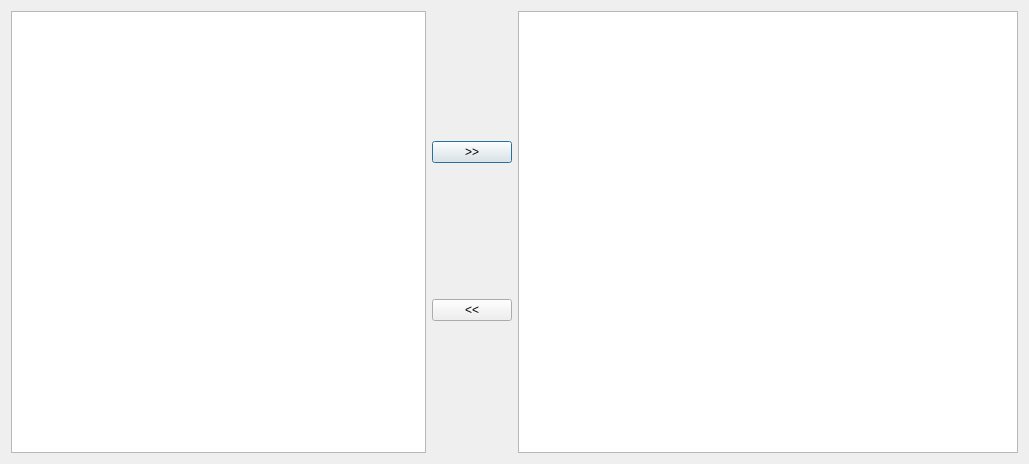
<?xml version="1.0" encoding="UTF-8"?>
<ui version="4.0">
 <class>monitorManage</class>
 <widget class="QDialog" name="monitorManage">
  <property name="geometry">
   <rect>
    <x>0</x>
    <y>0</y>
    <width>1029</width>
    <height>464</height>
   </rect>
  </property>
  <property name="windowTitle">
   <string>监控管理</string>
  </property>
  <layout class="QGridLayout" name="gridLayout">
   <item row="0" column="0">
    <layout class="QHBoxLayout" name="horizontalLayout">
     <item>
      <widget class="QTableView" name="tableViewAllMonitor"/>
     </item>
     <item>
      <layout class="QVBoxLayout" name="verticalLayout">
       <item>
        <widget class="QPushButton" name="monitorRightMoveBtn">
         <property name="text">
          <string>&gt;&gt;</string>
         </property>
        </widget>
       </item>
       <item>
        <widget class="QPushButton" name="monitorLeftMoveBtn">
         <property name="text">
          <string>&lt;&lt;</string>
         </property>
        </widget>
       </item>
      </layout>
     </item>
    </layout>
   </item>
   <item row="0" column="1">
    <widget class="QTableView" name="tableViewPlayMonitor"/>
   </item>
  </layout>
 </widget>
 <layoutdefault spacing="6" margin="11"/>
 <resources/>
 <connections/>
</ui>
